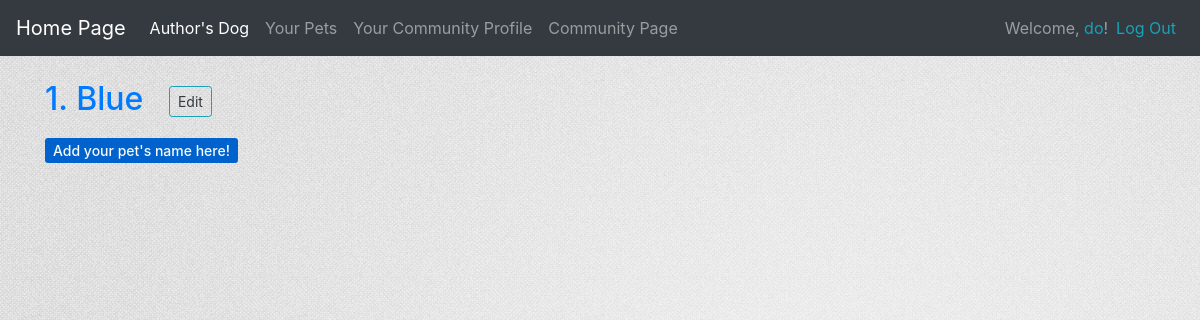
The page /user_entries/ (signed in) on the database as committed earlier.
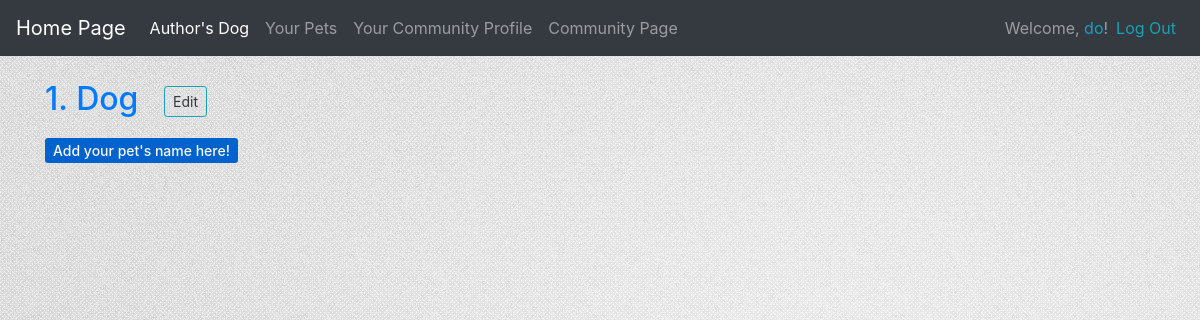
The same page on the database as committed later.
### test_dog_app/models.py (models this page shows)
class DogName(models.Model):
    owner = models.ForeignKey(User, on_delete=models.CASCADE)
    owner_profile = models.ForeignKey(Profile, on_delete=models.CASCADE, null=False, blank=False)
    name = models.CharField(max_length=70)
    share = models.BooleanField(default=False)
    shared_date = models.DateTimeField(auto_now_add=False, auto_now=False, null=True, blank=False)
    def __str__(self):
        return self.name

### test_dog_app/views.py (the view)
# urls.py: path('user_entries/', views.user_entries, name= 'user_entries'),
@login_required
def user_entries(request):
    dogs = DogName.objects.filter(owner=request.user.id)   # With this filter, the owners only get to see their dog
    content = {
        'dogs': dogs
    }
    return render(request, 'user_entries.html', content)

### test_dog_app/templates/user_entries.html
{% extends 'base.html' %}
{% block content %}
    <h2>
        {% for dog in dogs %}
            <a href="{% url 'test_dog_app:user_private_entries' dog.id %}">
               {{ forloop.counter }}. {{ dog }} &nbsp
                <button type="button" class="btn btn-outline-info btn-sm">
                    <a class='text-dark' href="{% url 'test_dog_app:edit_dog_name' dog.id %}">Edit</a>
                </button> <br/>
            </a>
        {% empty %}
            <h2>There are currently no pets that have been added.</h2>
        {% endfor %}
    </h2>
    <h2>
        <a class='text-light active btn-primary btn-sm' aria-pressed="true"
           href="{% url 'test_dog_app:add_dog_name' %}">
            Add your pet's name here!
        </a>
    </h2>
{% endblock content %}

Rows that differ between the two databases and show on the page:
removed DogName: name "Blue"
added DogName: name "Dog"
